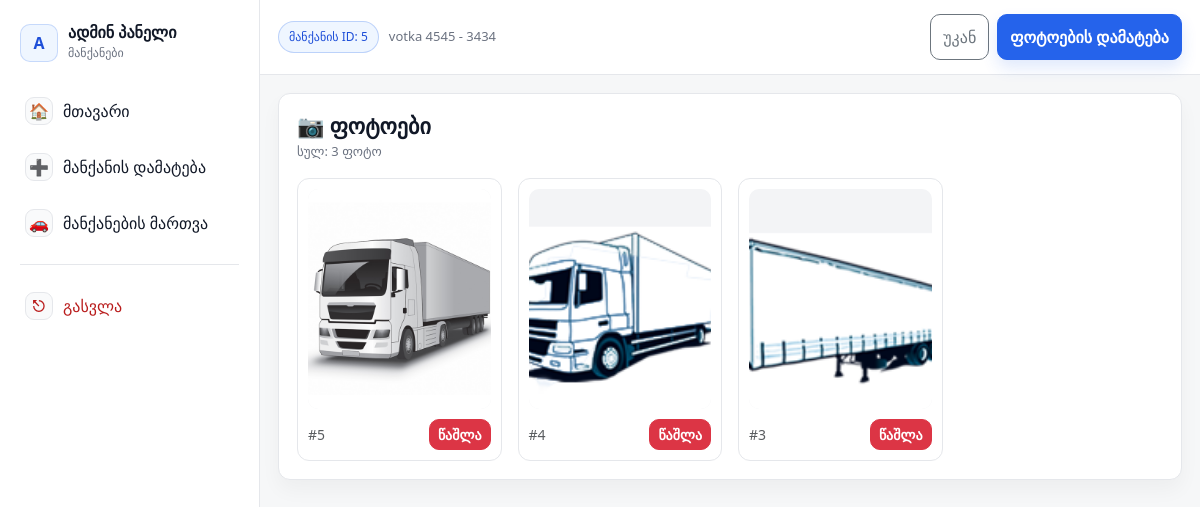
The page /admin/car-photos.php?id=5 (signed in) on the database its author committed.
### tables this page shows
CREATE TABLE IF NOT EXISTS `car_main` (
  `id` int NOT NULL AUTO_INCREMENT,
  `title` varchar(255) DEFAULT NULL,
  `brand` varchar(100) DEFAULT NULL,
  `model` varchar(100) DEFAULT NULL,
  `year` int DEFAULT NULL,
  `price` int DEFAULT NULL,
  `fuel` varchar(50) DEFAULT NULL,
  `gearbox` varchar(50) DEFAULT NULL,
  `mileage` int DEFAULT NULL,
  `description` text,
  `status` enum('available','sold') NOT NULL DEFAULT 'available',
  `created_at` timestamp NULL DEFAULT CURRENT_TIMESTAMP,
  `title_ka` text,
  `title_en` text,
  `title_ru` text,
  `description_ka` longtext,
  `description_en` longtext,
  `description_ru` longtext,
  PRIMARY KEY (`id`)
);

CREATE TABLE IF NOT EXISTS `car_main_images` (
  `id` int NOT NULL AUTO_INCREMENT,
  `car_id` int NOT NULL,
  `image_path` varchar(255) NOT NULL,
  `is_main` tinyint(1) NOT NULL DEFAULT '0',
  `sort_order` int DEFAULT '0',
  `created_at` timestamp NULL DEFAULT CURRENT_TIMESTAMP,
  `image` varchar(255) NOT NULL,
  PRIMARY KEY (`id`),
  KEY `car_id` (`car_id`)
);

### public_html/admin/car-photos.php (the view, shortened to what this page needs)
<?php
require __DIR__ . "/config/db.php";
$carId = (int)($_GET["id"] ?? 0);
$stmtCar = $pdo->prepare("SELECT id, brand, model, year FROM car_main WHERE id = ?");
$stmtCar->execute([$carId]);
$car = $stmtCar->fetch(PDO::FETCH_ASSOC);
$stmt = $pdo->prepare("SELECT id, image FROM car_main_images WHERE car_id = ? ORDER BY id DESC");
$stmt->execute([$carId]);
$images = $stmt->fetchAll(PDO::FETCH_ASSOC);
?>
<!doctype html>
<html lang="ka">
<head>
  <link rel="stylesheet" href="https://cdn.jsdelivr.net/npm/bootstrap@5.3.3/dist/css/bootstrap.min.css">
  <link rel="stylesheet" href="../assets/css/admin.css">
</head>
<body class="admin">
  <aside class="admin-sidebar">
    <div class="admin-sidebar__brand">
      <div class="admin-sidebar__logo">A</div>
      <div>
        <div class="admin-sidebar__title">ადმინ პანელი</div>
        <div class="admin-sidebar__subtitle">მანქანები</div>
      </div>
    </div>
    <nav class="admin-nav">
      <a class="admin-nav__link" href="dashboard.php"><span class="admin-nav__icon">🏠</span> მთავარი</a>
      <a class="admin-nav__link" href="cars-add.php"><span class="admin-nav__icon">➕</span> მანქანის დამატება</a>
      <a class="admin-nav__link" href="cars-manage.php"><span class="admin-nav__icon">🚗</span> მანქანების მართვა</a>
      <div class="admin-nav__sep"></div>
      <a class="admin-nav__link admin-nav__link--danger" href="logout.php"><span class="admin-nav__icon">⎋</span> გასვლა</a>
    </nav>
  </aside>
  <div class="admin-main">
    <header class="admin-topbar">
      <div class="admin-topbar__left">
        <div class="admin-topbar__badge">მანქანის ID: <?= (int)$car["id"] ?></div>
        <div class="admin-topbar__hint">
          <?= htmlspecialchars(($car["brand"] ?? "") . " " . ($car["model"] ?? "") . " - " . ($car["year"] ?? "")) ?>
        </div>
      </div>
      <div class="admin-topbar__right d-flex gap-2">
        <a class="btn btn-outline-secondary admin-btn-soft" href="cars-manage.php">უკან</a>
        <a class="btn btn-primary admin-btn" href="car-photos-add.php?id=<?= (int)$carId ?>">ფოტოების დამატება</a>
      </div>
    </header>
    <main class="admin-content">
      <div class="admin-card">
        <div class="d-flex align-items-center justify-content-between flex-wrap gap-2 mb-3">
          <div>
            <h2 class="admin-h2 mb-1">📷 ფოტოები</h2>
            <div class="admin-muted">სულ: <?= (int)count($images) ?> ფოტო</div>
          </div>
        </div>
        <?php if (empty($images)): ?>
          <div class="alert alert-info mb-0">ამ მანქანას ჯერ ფოტო არ აქვს.</div>
        <?php else: ?>
          <div class="row g-3">
            <?php foreach ($images as $img): ?>
              <?php
                $file = $img["image"] ?? "";
                $fileSafe = basename($file);
                $src = "../assets/uploads/cars/" . (int)$carId . "/" . $fileSafe;
                $absPath = dirname(__DIR__) . "/assets/uploads/cars/" . (int)$carId . "/" . $fileSafe;
                $exists = ($fileSafe !== "" && is_file($absPath));
              ?>
              <div class="col-6 col-md-4 col-lg-3">
                <div class="admin-photo">
                  <?php if ($exists): ?>
                    <img
                      class="admin-photo__img"
                      src="<?= htmlspecialchars($src) ?>"
                      alt="მანქანის ფოტო"
                      loading="lazy"
                    >
                  <?php endif; ?>
                  <div class="admin-photo__footer">
                    <small class="text-muted">#<?= (int)$img["id"] ?></small>
                    <a
                      class="btn btn-sm btn-danger admin-btn-danger"
                      href="car-photos-delete.php?car_id=<?= (int)$carId ?>&img_id=<?= (int)$img["id"] ?>"
                      onclick="return confirm('ნამდვილად გინდა ფოტოს წაშლა?');"
                    >
                      წაშლა
                    </a>
                  </div>
                </div>
              </div>
            <?php endforeach; ?>
          </div>
        <?php endif; ?>
      </div>
    </main>
  </div>
</body>
</html>

### public_html/assets/css/admin.css (style rules this page uses)
:root { --admin-primary: #2563eb; --admin-primary-700: #1d4ed8; --admin-bg: #f6f7f8; --admin-card: #ffffff; --admin-border: #e5e7eb; --admin-text: #111827; --admin-muted: #6b7280; --admin-radius: 12px; --bs-primary: var(--admin-primary); --bs-primary-rgb: 37,99,235; }
body { background: var(--admin-bg); color: var(--admin-text); }
.admin { min-height: 100vh; display: grid; grid-template-columns: 260px 1fr; }
.admin-sidebar { background: #fff; border-right: 1px solid var(--admin-border); padding: 18px 14px; }
.admin-main { min-width: 0; }
.admin-topbar { background: #fff; border-bottom: 1px solid var(--admin-border); padding: 14px 18px; display:flex; align-items:center; justify-content: space-between; gap: 12px; }
.admin-content { padding: 18px; }
.admin-card { background: var(--admin-card); border: 1px solid var(--admin-border); border-radius: var(--admin-radius); box-shadow: 0 10px 20px rgba(0,0,0,.04); padding: 18px; }
.admin-h2 { font-size: 22px; font-weight: 800; }
.admin-muted { color: var(--admin-muted); font-size: 13px; }
.admin-sidebar__brand { display:flex; align-items:center; gap: 10px; padding: 6px 6px 14px 6px; }
.admin-sidebar__logo { width: 38px; height: 38px; border-radius: 10px; background: #eff6ff; border: 1px solid rgba(37,99,235,.20); display:flex; align-items:center; justify-content:center; font-weight: 900; color: var(--admin-primary-700); }
.admin-sidebar__title { font-weight: 900; line-height: 1.1; }
.admin-sidebar__subtitle { font-size: 12px; color: var(--admin-muted); margin-top: 2px; }
.admin-nav { display:flex; flex-direction: column; gap: 6px; margin-top: 10px; }
.admin-nav__link { text-decoration:none; color: #111827; border: 1px solid transparent; border-radius: 10px; padding: 10px 10px; display:flex; align-items:center; gap: 10px; transition: background .15s ease, border-color .15s ease, transform .05s ease; }
.admin-nav__icon { width: 28px; height: 28px; border-radius: 9px; background: #f9fafb; border: 1px solid var(--admin-border); display:flex; align-items:center; justify-content:center; }
.admin-nav__sep { height: 1px; background: var(--admin-border); margin: 10px 6px; }
.admin-nav__link--danger { color: #b91c1c; }
.admin-topbar__left { display:flex; align-items:center; gap: 10px; flex-wrap: wrap; }
.admin-topbar__badge { font-size: 12px; color: var(--admin-primary-700); background: #eff6ff; border: 1px solid rgba(37,99,235,.25); padding: 6px 10px; border-radius: 999px; }
.admin-topbar__hint { color: var(--admin-muted); font-size: 13px; }
.admin-btn { border-radius: 10px !important; font-weight: 800; padding: 10px 12px; box-shadow: 0 8px 16px rgba(37,99,235,.14); }
.btn-primary { background: var(--admin-primary) !important; border-color: var(--admin-primary) !important; }
.admin-btn-soft { border-radius: 10px !important; padding: 10px 12px; }
.admin-btn { border-radius: 10px !important; font-weight: 800; padding: 10px 12px; }
.admin-photo { background: #fff; border: 1px solid var(--admin-border); border-radius: var(--admin-radius); padding: 10px; height: 100%; transition: box-shadow .15s ease, transform .05s ease, border-color .15s ease; }
.admin-photo__img { width: 100%; height: 220px; object-fit: cover; border-radius: 10px; display:block; background: #f3f4f6; }
.admin-photo__footer { display:flex; align-items:center; justify-content: space-between; gap: 10px; margin-top: 10px; }
.admin-btn-danger { border-radius: 10px !important; font-weight: 800; }

### rows shown on the page
car_main: id "5", brand+model+year "votka 4545 - 3434"
car_main_images: image (picture), id "5"
car_main_images: image (picture), id "4"
car_main_images: image (picture), id "3"

### other values the page prints
count($images) "3"
